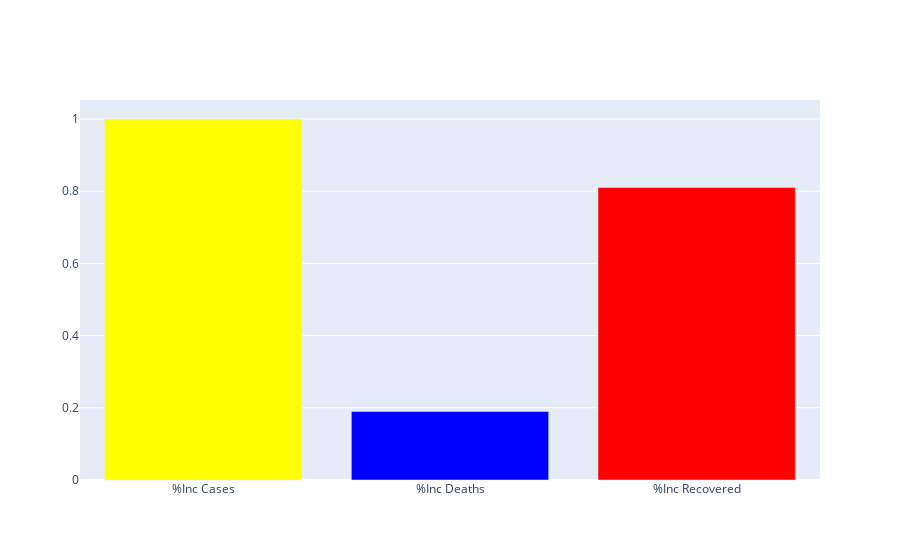

Write notebook code for a chart like this one.
### Code cell
per = np.round(df[["%Inc Cases","%Inc Deaths","%Inc Recovered"]].loc[0],2)
per_df = pd.DataFrame(per)

per_df.columns = ["Percentage"]

fig = go.Figure()
fig.add_trace(go.Bar(x=per_df.index, y=per_df["Percentage"], marker_color=["Yellow","blue","red"]))

### Figure 1 — Plotly figure (JSON) as saved in the notebook; plotly's stock layout.template omitted (floating-point values rounded to 4 significant figures)
{"data": [{"marker": {"color": ["Yellow", "blue", "red"]}, "type": "bar", "x": ["%Inc Cases", "%Inc Deaths", "%Inc Recovered"], "y": [1, 0.19, 0.81]}], "layout": {}}
